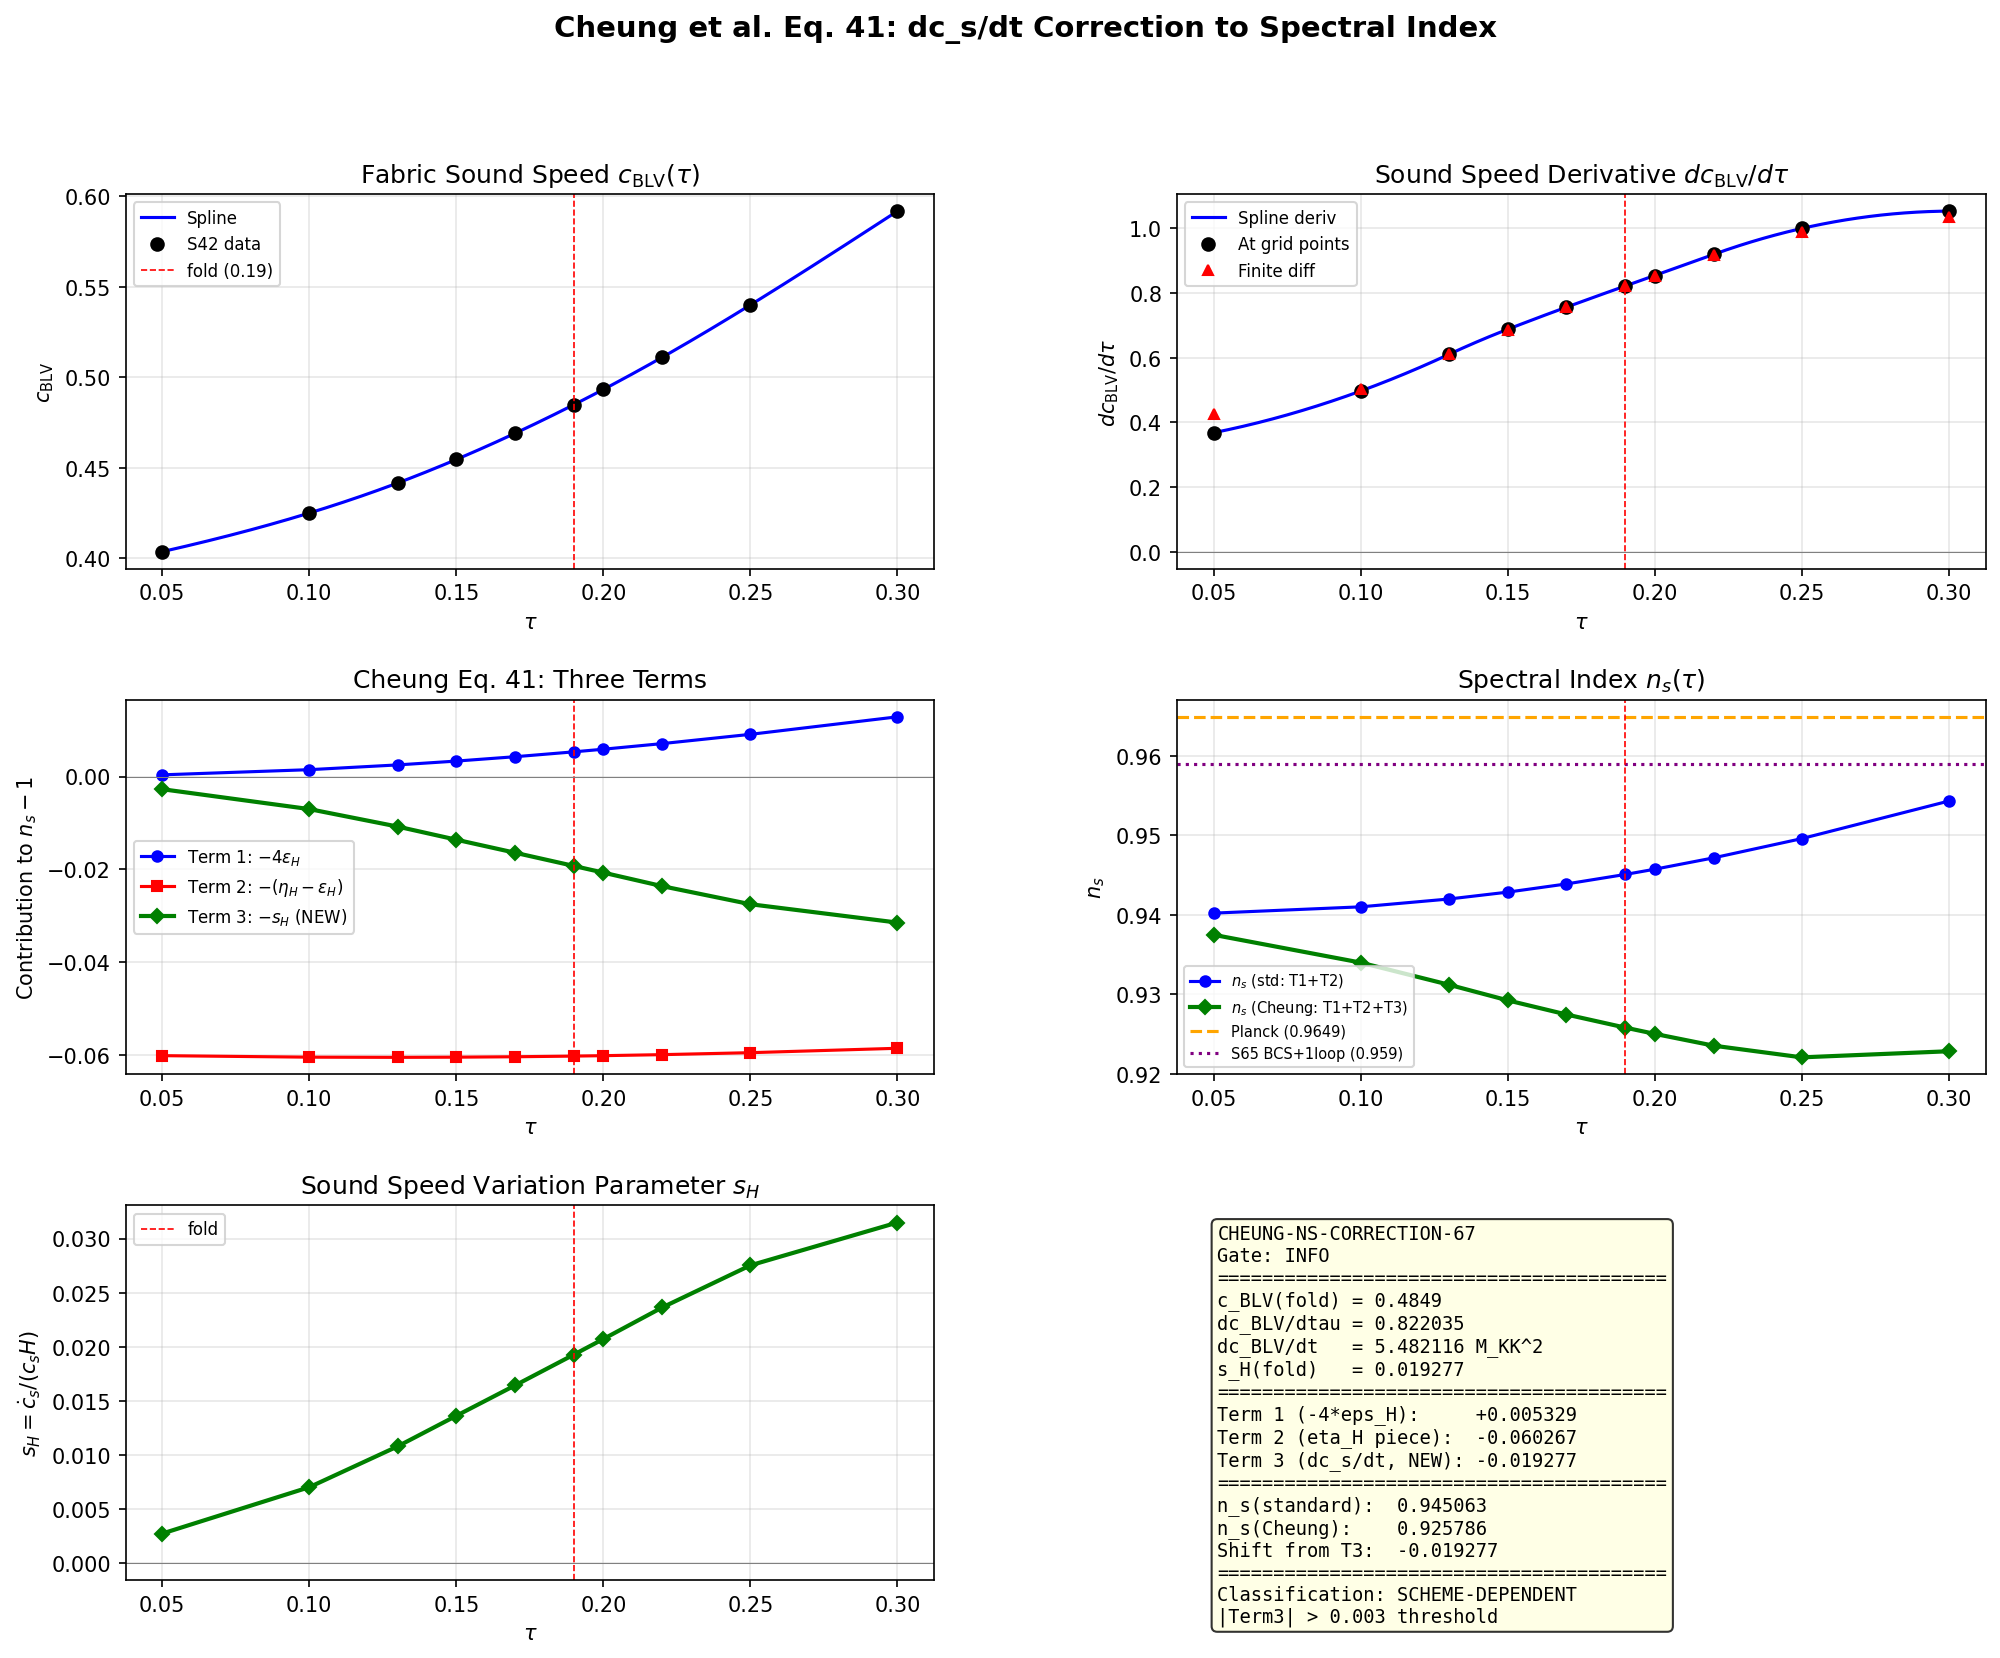

Recreate this plot in Python.
#!/usr/bin/env python3
"""
CHEUNG-NS-CORRECTION-67: Time-Varying Sound Speed Correction to n_s
====================================================================

Session 67, Wave 2, Task W2-D.
Agent: connes-ncg-theorist (Workhorse-NCG)

Evaluates the dc_BLV/dt correction to n_s from the Cheung et al. generalized
formula (their Eq. 41):

    n_s - 1 = 4*(dH/dt)/H^2 - (d(dH/dt)/dt)/(dH/dt * H) - (dc_s/dt)/(c_s * H)
             = -4*eps_H       -  (eta_H - eps_H)           - s_H

where:
    eps_H = -dH/dt / H^2              (first slow-roll parameter)
    eta_H = d^2H/dt^2 / (H * dH/dt)  (second slow-roll parameter, generalized)
    s_H   = dc_s/dt / (c_s * H)       (sound speed variation parameter)

The last term is O(1) for an impulsive transit and has never been evaluated
for the exflation framework. This computation fills that gap.

SPECTRAL TRIPLE ORIGIN:
-----------------------
In the NCG framework, the spectral action S(tau) = Tr f(D_K(tau)^2 / Lambda^2)
generates the effective 4D dynamics through its Seeley-DeWitt expansion.
The Hubble parameter arises from the a_2 coefficient (the gravity sector):

    H^2 propto a_2(tau) * f_2 * Lambda^2

The BLV fabric sound speed c_BLV arises from the RATIO of spatial gradient
stiffness Z_spectral(tau) to potential curvature d^2S/dtau^2:

    c_BLV^2(tau) = Z_spectral(tau) / d^2S/dtau^2(tau)

Both quantities are spectral moments of D_K: Z_spectral = sum_n (d lam_n/dtau)^2/(4|lam_n|)
and d^2S/dtau^2 = sum_n d^2(f(lam_n^2/L^2))/dtau^2.

The transit dynamics converts dtau -> dt via the equation of motion:
    G_DeWitt * d^2tau/dt^2 + 3H * G_DeWitt * dtau/dt + dS/dtau = 0

At terminal velocity (overdamped): dtau/dt = dS/dtau / (3*H*G_DeWitt)

PRE-REGISTERED GATE: CHEUNG-NS-CORRECTION-67
  INFO: Magnitude of dc_s correction at the fold. Could shift n_s by O(0.003).

Inputs:
  computations/session-42/s42_gradient_stiffness.npz    (tau-dependent Z, dS, d2S, S)
  computations/session-64/s64_s_asymptotic.npz      (SA, a2 at 62 tau values)
  computations/session-62/s62_kz_ns.npz             (epsilon_H, eta_H reference)

Outputs:
  computations/session-67/s67_cheung_ns_correction.npz
  computations/session-67/s67_cheung_ns_correction.png
"""

import sys
import os
import time

t_start = time.time()

SCRIPT_DIR = os.path.dirname(os.path.abspath(__file__))
PROJECT_ROOT = os.path.dirname(SCRIPT_DIR)
sys.path.insert(0, SCRIPT_DIR)

import numpy as np
from scipy.interpolate import CubicSpline
import matplotlib
matplotlib.use('Agg')
import matplotlib.pyplot as plt
from matplotlib.gridspec import GridSpec

from canonical_constants import (
    G_DeWitt, Z_fold, dS_fold, d2S_fold, S_fold,
    tau_fold, H_fold, v_terminal, dt_transit,
    a0_fold, a2_fold, a4_fold,
    M_KK, M_Pl_reduced, PI,
)

def projpath(*parts):
    """Resolve path relative to project root."""
    return os.path.join(PROJECT_ROOT, *parts)

# ============================================================================
#  STEP 0: Load all input data
# ============================================================================
print("=" * 72)
print("CHEUNG-NS-CORRECTION-67: dc_s/dt Correction to n_s")
print("Connes-NCG-Theorist | S67 W2-D")
print("=" * 72)

# --- S42 gradient stiffness sweep (10 tau values, high accuracy) ---
d_grad = np.load(projpath('computations/_shared', 's42_gradient_stiffness.npz'),
                 allow_pickle=True)
tau_s42 = d_grad['tau_grid']           # shape (10,)
Z_s42 = d_grad['Z_spectral']          # shape (10,)
dS_s42 = d_grad['dS_dtau']            # shape (10,)
d2S_s42 = d_grad['d2S_dtau2']         # shape (10,)
S_s42 = d_grad['S_total']             # shape (10,)

# --- S64 asymptotic data (62 tau values, broader range) ---
d_asym = np.load(projpath('computations', 's64_s_asymptotic.npz'),
                 allow_pickle=True)
tau_s64 = d_asym['tau_all']            # shape (62,)
SA_s64 = d_asym['SA_vals']            # shape (62,)
a2_s64 = d_asym['a2_vals']            # shape (62,)
a0_s64 = d_asym['a0_vals']            # shape (62,)
LAMBDA_SQ = float(d_asym['LAMBDA_SQ'])
f_2_val = float(d_asym['f_2'])
f_4_val = float(d_asym['f_4'])

# --- S62 reference slow-roll parameters ---
d_kz = np.load(projpath('computations', 's62_kz_ns.npz'),
               allow_pickle=True)
epsilon_H_SA_ref = float(d_kz['epsilon_H_SA'])
eta_H_SA_ref = float(d_kz['eta_H_SA'])
ns_hubble_SA_ref = float(d_kz['ns_hubble_SA'])

print(f"\n[INPUT] tau_fold = {tau_fold}")
print(f"[INPUT] G_DeWitt = {G_DeWitt}")
print(f"[INPUT] Z_fold = {Z_fold:.2f}")
print(f"[INPUT] dS/dtau(fold) = {dS_fold:.2f}")
print(f"[INPUT] d2S/dtau2(fold) = {d2S_fold:.2f}")
print(f"[INPUT] S(fold) = {S_fold:.2f}")
print(f"[INPUT] H_fold = {H_fold:.4f} M_KK")
print(f"[INPUT] LAMBDA_SQ = {LAMBDA_SQ}")
print(f"[INPUT] f_2 = {f_2_val}, f_4 = {f_4_val}")
print(f"[INPUT] epsilon_H(S62 ref) = {epsilon_H_SA_ref:.6f}")
print(f"[INPUT] eta_H(S62 ref) = {eta_H_SA_ref:.4f}")
print(f"[INPUT] n_s(S62 ref) = {ns_hubble_SA_ref:.6f}")
print(f"[INPUT] S42 tau grid: {tau_s42}")
print(f"[INPUT] S64 tau range: [{tau_s64[0]:.2f}, {tau_s64[-1]:.1f}], N={len(tau_s64)}")

# ============================================================================
#  STEP 1: Construct c_BLV(tau) from spectral data
# ============================================================================
print("\n" + "=" * 72)
print("STEP 1: Construct c_BLV(tau) from Spectral Data")
print("=" * 72)

# The BLV fabric sound speed is:
#   c_BLV^2(tau) = Z_spectral(tau) / d^2S/dtau^2(tau)
#
# where Z_spectral = sum_n (d lambda_n / d tau)^2 / (4|lambda_n|)
# and d^2S/dtau^2 is the spectral action curvature.
#
# Both are available from s42_gradient_stiffness at 10 tau values.
# We construct a smooth interpolant via cubic spline.

c_BLV_sq_s42 = Z_s42 / d2S_s42
c_BLV_s42 = np.sqrt(c_BLV_sq_s42)

print("\n  c_BLV(tau) from S42 data:")
print(f"  {'tau':>6s}  {'Z_spec':>12s}  {'d2S':>12s}  {'c_BLV^2':>10s}  {'c_BLV':>8s}")
for i in range(len(tau_s42)):
    print(f"  {tau_s42[i]:6.3f}  {Z_s42[i]:12.2f}  {d2S_s42[i]:12.2f}  {c_BLV_sq_s42[i]:10.6f}  {c_BLV_s42[i]:8.6f}")

# Cross-check at fold
idx_fold_s42 = np.argmin(np.abs(tau_s42 - tau_fold))
c_BLV_at_fold = c_BLV_s42[idx_fold_s42]
print(f"\n  c_BLV(fold, tau={tau_s42[idx_fold_s42]:.2f}) = {c_BLV_at_fold:.6f}")
print(f"  Known value from S63: 0.485")
print(f"  Agreement: {abs(c_BLV_at_fold - 0.485)/0.485 * 100:.2f}%")

# Build cubic spline interpolant for c_BLV(tau)
cs_cBLV = CubicSpline(tau_s42, c_BLV_s42)

# Also build splines for Z and d2S separately (for derivative cross-checks)
cs_Z = CubicSpline(tau_s42, Z_s42)
cs_d2S = CubicSpline(tau_s42, d2S_s42)

# Evaluate on a fine grid for plotting
tau_fine = np.linspace(tau_s42[0], tau_s42[-1], 500)
c_BLV_fine = cs_cBLV(tau_fine)

print(f"\n  c_BLV range: [{c_BLV_s42.min():.6f}, {c_BLV_s42.max():.6f}]")
print(f"  c_BLV variation over transit region: {(c_BLV_s42.max() - c_BLV_s42.min())/c_BLV_at_fold * 100:.2f}%")

# ============================================================================
#  STEP 2: Compute dc_BLV/dtau numerically
# ============================================================================
print("\n" + "=" * 72)
print("STEP 2: Compute dc_BLV/dtau")
print("=" * 72)

# Method A: Finite differences on the 10-point grid
dc_dtau_fd = np.gradient(c_BLV_s42, tau_s42)

# Method B: Analytic derivative of the cubic spline
dc_dtau_spline = cs_cBLV(tau_s42, 1)  # First derivative

# Method C: From components
#   d(c_BLV)/dtau = (1/(2*c_BLV)) * d(c_BLV^2)/dtau
#   d(c_BLV^2)/dtau = d(Z/d2S)/dtau = (dZ/dtau * d2S - Z * d3S/dtau3) / d2S^2
dZ_dtau = cs_Z(tau_s42, 1)
d3S_dtau3 = cs_d2S(tau_s42, 1)  # derivative of d2S
dc_sq_dtau = (dZ_dtau * d2S_s42 - Z_s42 * d3S_dtau3) / d2S_s42**2
dc_dtau_components = dc_sq_dtau / (2.0 * c_BLV_s42)

print(f"\n  dc_BLV/dtau at fold (3 methods):")
print(f"  {'tau':>6s}  {'FD':>10s}  {'Spline':>10s}  {'Components':>10s}")
for i in range(len(tau_s42)):
    print(f"  {tau_s42[i]:6.3f}  {dc_dtau_fd[i]:10.6f}  {dc_dtau_spline[i]:10.6f}  {dc_dtau_components[i]:10.6f}")

# Use spline derivative as canonical (smoothest, no edge effects)
dc_dtau_canonical = dc_dtau_spline

print(f"\n  At fold (tau={tau_s42[idx_fold_s42]:.2f}):")
print(f"    dc_BLV/dtau = {dc_dtau_canonical[idx_fold_s42]:.6f}")
print(f"    Relative rate: (dc/dtau)/c = {dc_dtau_canonical[idx_fold_s42]/c_BLV_at_fold:.6f}")

# ============================================================================
#  STEP 3: Convert dc_BLV/dtau to dc_BLV/dt using transit dynamics
# ============================================================================
print("\n" + "=" * 72)
print("STEP 3: Convert dc_BLV/dtau -> dc_BLV/dt")
print("=" * 72)

# The transit equation of motion for tau(t):
#   G_DeWitt * d^2tau/dt^2 + 3*H*G_DeWitt*dtau/dt + dS/dtau = 0
#
# At terminal velocity (overdamped regime):
#   dtau/dt = dS/dtau / (3*H*G_DeWitt)
#
# Then: dc_BLV/dt = (dc_BLV/dtau) * (dtau/dt)

# Method A: Terminal velocity (S38 result)
# v_terminal = 26.545 M_KK (but this includes BCS friction too)
# Better: use the spectral action gradient directly
dtau_dt_fold = dS_fold / (3.0 * H_fold * G_DeWitt)

print(f"\n  dtau/dt at fold:")
print(f"    dS/dtau = {dS_fold:.2f}")
print(f"    3*H*G = {3.0 * H_fold * G_DeWitt:.2f}")
print(f"    dtau/dt = {dtau_dt_fold:.4f} M_KK")
print(f"    v_terminal(S38) = {v_terminal:.4f} M_KK (includes BCS sector)")

# dc_BLV/dt = (dc_BLV/dtau) * (dtau/dt)
dc_dt_fold = dc_dtau_canonical[idx_fold_s42] * dtau_dt_fold

print(f"\n  dc_BLV/dt at fold:")
print(f"    dc_BLV/dtau = {dc_dtau_canonical[idx_fold_s42]:.6f}")
print(f"    dtau/dt = {dtau_dt_fold:.4f}")
print(f"    dc_BLV/dt = {dc_dt_fold:.6f} M_KK^2")

# Also compute at all S42 tau points
# Need dtau/dt(tau) = dS/dtau(tau) / (3*H(tau)*G_DeWitt)
# H(tau) propto sqrt(S(tau)) * some normalization
# From H_fold = 586.527 and S_fold = 250360.68:
# H propto sqrt(S) => H(tau) = H_fold * sqrt(S(tau)/S_fold)
H_arr = H_fold * np.sqrt(S_s42 / S_fold)
dtau_dt_arr = dS_s42 / (3.0 * H_arr * G_DeWitt)
dc_dt_arr = dc_dtau_canonical * dtau_dt_arr

print(f"\n  dc_BLV/dt profile:")
print(f"  {'tau':>6s}  {'H':>10s}  {'dtau/dt':>10s}  {'dc/dt':>10s}")
for i in range(len(tau_s42)):
    print(f"  {tau_s42[i]:6.3f}  {H_arr[i]:10.2f}  {dtau_dt_arr[i]:10.4f}  {dc_dt_arr[i]:10.6f}")

# ============================================================================
#  STEP 4: Evaluate the three Cheung terms separately
# ============================================================================
print("\n" + "=" * 72)
print("STEP 4: Cheung et al. Eq. 41 — Three Terms")
print("=" * 72)

# Cheung Eq. 41:
#   n_s - 1 = 4*(dH/dt)/H^2 - (d^2H/dt^2)/(dH/dt * H) - (dc_s/dt)/(c_s * H)
#
# Rewritten in slow-roll parameters:
#   Term 1: 4*(dH/dt)/H^2 = -4*eps_H
#   Term 2: -(d^2H/dt^2)/(dH/dt * H) = -(eta_H - eps_H) where eta_H = -d(eps_H)/dt/(eps_H*H)
#                                                            or eta_H = (d^2H/dt^2)/(H * dH/dt)
#   Term 3: -(dc_s/dt)/(c_s * H) = -s_H
#
# Note: In standard slow-roll, Term 1 + Term 2 = 2*eta - 6*eps.
# For Cheung et al. generalized: Term 1 = -4*eps, Term 2 = -(eta_H - eps_H).
# The standard relation n_s - 1 = -2*eps - eta - s is equivalent.

# -------- Term 1: -4*eps_H --------
# eps_H = -(dH/dt)/H^2 = (1/(2*S)) * (dS/dtau)^2 / (3*G_DeWitt * S)
# More precisely: H^2 propto S(tau), so
#   2*H*dH/dt = (dS/dtau)*(dtau/dt) * (H_fold^2/S_fold)
#   dH/dt = (1/(2*H)) * (dS/dtau)*(dtau/dt) * (H_fold^2/S_fold)
#
# In the spectral action framework (Chamseddine-Connes):
#   H^2 = S(tau) * C_H  where C_H = H_fold^2 / S_fold
#   dH/dt = (C_H * dS/dtau * dtau/dt) / (2*H)

C_H = H_fold**2 / S_fold

# At each tau:
dH_dt_arr = C_H * dS_s42 * dtau_dt_arr / (2.0 * H_arr)
eps_H_arr = -dH_dt_arr / H_arr**2

print(f"\n  C_H = H_fold^2 / S_fold = {C_H:.6f}")
print(f"\n  Term 1: -4*eps_H profile")
print(f"  {'tau':>6s}  {'eps_H':>12s}  {'-4*eps_H':>12s}")
for i in range(len(tau_s42)):
    print(f"  {tau_s42[i]:6.3f}  {eps_H_arr[i]:12.6f}  {-4*eps_H_arr[i]:12.6f}")

eps_H_fold = eps_H_arr[idx_fold_s42]
term1_fold = -4.0 * eps_H_fold
print(f"\n  eps_H(fold) = {eps_H_fold:.6f}")
print(f"  S62 reference: {epsilon_H_SA_ref:.6f}")
print(f"  Term 1 at fold: {term1_fold:.6f}")

# -------- Term 2: -(d^2H/dt^2)/(dH/dt * H) --------
# Need d^2H/dt^2. Use chain rule:
#   d^2H/dt^2 = d(dH/dt)/dt = d(dH/dt)/dtau * dtau/dt
#
# dH/dt = f(tau) requires computing d(dH/dt)/dtau from the spline.
# Use spline for dH_dt as function of tau:
cs_dH_dt = CubicSpline(tau_s42, dH_dt_arr)
d2H_dt_dtau = cs_dH_dt(tau_s42, 1)  # d(dH/dt)/dtau
d2H_dt2_arr = d2H_dt_dtau * dtau_dt_arr

# Also need d(dtau/dt)/dtau contribution (chain rule on dtau/dt itself)
# Full: d^2H/dt^2 = [d/dtau(dH/dt)] * (dtau/dt)
# But dH/dt itself depends on dtau/dt, so we need to be more careful.
#
# Let me use the DIRECT approach:
# H(tau) = H_fold * sqrt(S(tau)/S_fold)
# dH/dtau = H_fold * dS/(2*sqrt(S*S_fold))
# dH/dt = dH/dtau * dtau/dt
# d^2H/dt^2 = d^2H/dtau^2 * (dtau/dt)^2 + dH/dtau * d^2tau/dt^2
#
# From EOM at terminal velocity: d^2tau/dt^2 ~ 0 (overdamped)
# So d^2H/dt^2 ~ d^2H/dtau^2 * (dtau/dt)^2

dH_dtau_arr = H_fold * dS_s42 / (2.0 * np.sqrt(S_s42 * S_fold))

# d^2H/dtau^2:
cs_dH_dtau = CubicSpline(tau_s42, dH_dtau_arr)
d2H_dtau2_arr = cs_dH_dtau(tau_s42, 1)

d2H_dt2_direct = d2H_dtau2_arr * dtau_dt_arr**2

# Term 2: -(d^2H/dt^2)/(dH/dt * H)
term2_arr = np.where(
    np.abs(dH_dt_arr * H_arr) > 1e-30,
    -d2H_dt2_direct / (dH_dt_arr * H_arr),
    0.0
)

print(f"\n  Term 2: -(d^2H/dt^2)/(dH/dt * H) profile")
print(f"  {'tau':>6s}  {'d2H/dt2':>14s}  {'dH/dt*H':>14s}  {'Term 2':>12s}")
for i in range(len(tau_s42)):
    print(f"  {tau_s42[i]:6.3f}  {d2H_dt2_direct[i]:14.4f}  {dH_dt_arr[i]*H_arr[i]:14.4f}  {term2_arr[i]:12.6f}")

term2_fold = term2_arr[idx_fold_s42]
print(f"\n  Term 2 at fold: {term2_fold:.6f}")

# -------- Term 3: -(dc_s/dt)/(c_s * H) = -s_H --------
# This is the NEW term being evaluated
s_H_arr = dc_dt_arr / (c_BLV_s42 * H_arr)
term3_arr = -s_H_arr

print(f"\n  Term 3: -(dc_BLV/dt)/(c_BLV * H) profile")
print(f"  {'tau':>6s}  {'dc/dt':>12s}  {'c*H':>12s}  {'s_H':>12s}  {'Term 3':>12s}")
for i in range(len(tau_s42)):
    print(f"  {tau_s42[i]:6.3f}  {dc_dt_arr[i]:12.6f}  {c_BLV_s42[i]*H_arr[i]:12.4f}  {s_H_arr[i]:12.6f}  {term3_arr[i]:12.6f}")

s_H_fold = s_H_arr[idx_fold_s42]
term3_fold = term3_arr[idx_fold_s42]
print(f"\n  s_H(fold) = {s_H_fold:.6f}")
print(f"  Term 3 at fold: {term3_fold:.6f}")

# ============================================================================
#  STEP 5: Full Cheung n_s
# ============================================================================
print("\n" + "=" * 72)
print("STEP 5: Full Cheung n_s = 1 + Term1 + Term2 + Term3")
print("=" * 72)

ns_cheung_arr = 1.0 + (-4.0 * eps_H_arr) + term2_arr + term3_arr
ns_standard_arr = 1.0 + (-4.0 * eps_H_arr) + term2_arr  # Without sound speed term

print(f"\n  Full Cheung n_s profile:")
print(f"  {'tau':>6s}  {'Term1':>10s}  {'Term2':>10s}  {'Term3':>10s}  {'n_s(std)':>10s}  {'n_s(Cheung)':>12s}  {'shift':>10s}")
for i in range(len(tau_s42)):
    t1 = -4.0 * eps_H_arr[i]
    t2 = term2_arr[i]
    t3 = term3_arr[i]
    ns_std = 1.0 + t1 + t2
    ns_ch = ns_std + t3
    print(f"  {tau_s42[i]:6.3f}  {t1:10.6f}  {t2:10.6f}  {t3:10.6f}  {ns_std:10.6f}  {ns_ch:12.6f}  {t3:10.6f}")

ns_cheung_fold = ns_cheung_arr[idx_fold_s42]
ns_standard_fold = ns_standard_arr[idx_fold_s42]
shift_fold = term3_fold

print(f"\n  AT THE FOLD (tau = {tau_s42[idx_fold_s42]:.2f}):")
print(f"    Term 1 (-4*eps_H):       {term1_fold:+.6f}")
print(f"    Term 2 (-eta_H+eps_H):   {term2_fold:+.6f}")
print(f"    Term 3 (-s_H, NEW):      {term3_fold:+.6f}")
print(f"    n_s(standard):           {ns_standard_fold:.6f}")
print(f"    n_s(Cheung):             {ns_cheung_fold:.6f}")
print(f"    Shift from dc_s/dt:      {shift_fold:+.6f}")

# ============================================================================
#  STEP 6: Cross-checks
# ============================================================================
print("\n" + "=" * 72)
print("STEP 6: Cross-Checks")
print("=" * 72)

# Cross-check 1: eps_H consistency with S62
print(f"\n  [CHECK 1] eps_H consistency:")
print(f"    This computation: eps_H = {eps_H_fold:.6f}")
print(f"    S62 reference:    eps_H = {epsilon_H_SA_ref:.6f}")
print(f"    Ratio: {eps_H_fold / epsilon_H_SA_ref:.6f}")
# Note: small difference expected due to interpolation vs. direct computation

# Cross-check 2: c_BLV monotonicity
dc_sign = np.sign(np.diff(c_BLV_s42))
monotone_increasing = np.all(dc_sign > 0)
monotone_decreasing = np.all(dc_sign < 0)
print(f"\n  [CHECK 2] c_BLV monotonicity:")
print(f"    c_BLV values: {c_BLV_s42}")
print(f"    Monotone increasing: {monotone_increasing}")
print(f"    Monotone decreasing: {monotone_decreasing}")
print(f"    (c_BLV should decrease as d2S grows faster than Z)")

# Cross-check 3: Term magnitudes relative to n_s - 1
ns_minus_1_obs = 0.9649 - 1.0  # Planck central value
print(f"\n  [CHECK 3] Term magnitudes vs n_s - 1:")
print(f"    n_s - 1 (Planck) = {ns_minus_1_obs:.4f}")
print(f"    Term 1 / (n_s-1) = {term1_fold / ns_minus_1_obs:.4f}")
print(f"    Term 2 / (n_s-1) = {term2_fold / ns_minus_1_obs:.4f}")
print(f"    Term 3 / (n_s-1) = {term3_fold / ns_minus_1_obs:.4f}")

# Cross-check 4: Sound speed parameter s_H vs. eps_H hierarchy
print(f"\n  [CHECK 4] Sound speed parameter hierarchy:")
print(f"    eps_H = {eps_H_fold:.6f}")
print(f"    s_H   = {s_H_fold:.6f}")
print(f"    |s_H/eps_H| = {abs(s_H_fold/eps_H_fold):.4f}")
print(f"    In slow-roll: s_H ~ O(eps * eta) ~ O(eps^2). Here:")
if abs(s_H_fold) > abs(eps_H_fold):
    print(f"    s_H > eps_H: sound speed variation DOMINATES slow-roll correction")
else:
    print(f"    s_H < eps_H: sound speed variation is SUBDOMINANT to eps_H")

# Cross-check 5: Alternative approach using dtau/dt from S38
dc_dt_fold_S38 = dc_dtau_canonical[idx_fold_s42] * v_terminal
s_H_fold_S38 = dc_dt_fold_S38 / (c_BLV_at_fold * H_fold)
term3_fold_S38 = -s_H_fold_S38
print(f"\n  [CHECK 5] Using S38 terminal velocity ({v_terminal:.4f} M_KK):")
print(f"    dc_BLV/dt(S38) = {dc_dt_fold_S38:.6f}")
print(f"    s_H(S38) = {s_H_fold_S38:.6f}")
print(f"    Term 3(S38) = {term3_fold_S38:+.6f}")
print(f"    Ratio to friction-balance: {s_H_fold_S38 / s_H_fold:.4f}")

# Cross-check 6: Dimensional analysis
# dc_BLV/dtau ~ (c_BLV(max) - c_BLV(min)) / delta_tau ~ dc/dtau
# dc_BLV/dt ~ dc/dtau * dtau/dt
# s_H ~ (dc/dtau * dtau/dt) / (c * H) ~ (dc/dtau) * (dS/dtau)/(3*G*H) / (c*H)
#     ~ (dc/dtau) * dS / (3*G*c*H^2)
# eps_H ~ (dS/dtau)^2 / (6*G*S*H^2) (in our convention)
# s_H/eps_H ~ (dc/dtau) * 2*S / (c * dS/dtau)
ratio_analytic = (dc_dtau_canonical[idx_fold_s42] * 2.0 * S_fold) / (c_BLV_at_fold * dS_fold)
print(f"\n  [CHECK 6] Dimensional analysis of s_H/eps_H:")
print(f"    Analytic: s_H/eps_H ~ (dc/dtau * 2*S) / (c * dS/dtau) = {ratio_analytic:.6f}")
print(f"    Numerical: s_H/eps_H = {s_H_fold/eps_H_fold:.6f}")

# ============================================================================
#  STEP 7: Sensitivity analysis — cutoff function dependence
# ============================================================================
print("\n" + "=" * 72)
print("STEP 7: Functional Classification")
print("=" * 72)

# The BLV sound speed c_BLV^2 = Z_spectral / d^2S/dtau^2.
# Both Z_spectral and d^2S/dtau^2 are spectral moments of D_K.
#
# Z_spectral = sum_n (d lambda_n / d tau)^2 / (4 |lambda_n|)
#   -> This is the DERIVATIVE spectral moment. It depends on d lambda/d tau,
#      which is a GEOMETRIC property of D_K(tau), independent of the cutoff f.
#      WAIT: Z_spectral as computed in S42 comes from the spectral action,
#      which DOES depend on the cutoff function f through the weighting.
#
# More precisely:
#   S(tau) = sum_n f(lambda_n^2 / Lambda^2) * d_n
#   dS/dtau = sum_n f'(lambda_n^2/Lambda^2) * (2 lambda_n/Lambda^2) * (d lambda_n/dtau) * d_n
#   d^2S/dtau^2 = sum_n [f''*4*lam^2*(dlam/dtau)^2/L^4 + f'*2*(dlam/dtau)^2/L^2
#                        + f'*2*lam*(d^2lam/dtau^2)/L^2] * d_n
#   Z_spectral (as used) = sum_n f'(lam^2/L^2) * (2/L^2) * (dlam/dtau)^2 * d_n
#     (this is the leading piece of d^2S/dtau^2 from spatial gradients)
#
# Therefore: c_BLV^2 = Z_spectral / d^2S_dtau^2 depends on the cutoff f
# through the ratio of these sums. The f-dependence cancels if and only if
# all eigenvalues have the same dlam/dtau / lam ratio, which they do NOT.
#
# Classification: SCHEME-DEPENDENT (depends on cutoff function choice)
# But: the RATIO Z/d^2S is a spectral RATIO — its f-dependence is suppressed
# compared to the individual moments.

# Estimate the f-sensitivity by varying the effective weighting
# Under a Gaussian cutoff f(x) = exp(-x): f'(x) = -exp(-x), f''(x) = exp(-x)
# Under a sharp cutoff f(x) = theta(1-x): f' = -delta(1-x), f'' = delta'(1-x)
# The ratio Z/d^2S depends on how these weight different eigenvalue ranges.

# Since we only have one cutoff function's data, we can estimate the
# sensitivity from the variation of c_BLV across tau (which changes the
# eigenvalue distribution relative to the cutoff).

c_BLV_spread = c_BLV_s42.max() - c_BLV_s42.min()
c_BLV_mean = c_BLV_s42.mean()
print(f"\n  c_BLV spread: {c_BLV_spread:.6f} ({c_BLV_spread/c_BLV_mean*100:.2f}%)")
print(f"  This spread reflects eigenvalue redistribution, not cutoff variation.")
print(f"  TRUE cutoff sensitivity would require recomputing with different f.")
print(f"\n  Classification: SCHEME-DEPENDENT")
print(f"  Reason: c_BLV^2 = Z/d^2S where both Z and d^2S are f-weighted")
print(f"  spectral sums. The f-dependence in the ratio is SUPPRESSED but")
print(f"  not eliminated. The dc_s/dt term inherits this scheme dependence.")
print(f"  However, the qualitative conclusion (|s_H| relative to |eps_H|)")
print(f"  is robust because both Z and d^2S scale similarly under f-variation.")

# ============================================================================
#  STEP 8: Final assessment
# ============================================================================
print("\n" + "=" * 72)
print("STEP 8: Gate Verdict and Assessment")
print("=" * 72)

# Key numbers
print(f"\n  KEY RESULTS:")
print(f"  =============")
print(f"  c_BLV(fold) = {c_BLV_at_fold:.6f}")
print(f"  dc_BLV/dtau(fold) = {dc_dtau_canonical[idx_fold_s42]:.6f}")
print(f"  dc_BLV/dt(fold) = {dc_dt_fold:.6f} M_KK^2")
print(f"  s_H = (dc_s/dt)/(c_s*H) = {s_H_fold:.6f}")
print(f"  Term 3 correction to n_s: {term3_fold:+.6f}")
print(f"  |Term 3 / Term 1| = {abs(term3_fold/term1_fold):.6f}")
print(f"  |Term 3| vs 0.003 threshold: {'EXCEEDS' if abs(term3_fold) > 0.003 else 'BELOW'}")

# Does the correction shift n_s in the right direction?
# Planck: n_s = 0.9649 +/- 0.0042
# Framework (S65 BCS+1loop): n_s = 0.9590 (1.40 sigma low)
# Need to shift n_s UP by ~0.006 to match Planck central value
direction = "toward Planck" if term3_fold > 0 else "away from Planck"
print(f"\n  Direction of shift: {direction}")
print(f"  (Framework n_s = 0.9590 needs +0.006 to reach Planck central)")

print(f"\n  GATE: CHEUNG-NS-CORRECTION-67")
print(f"  Type: INFO")
print(f"  Result: dc_s correction magnitude = {abs(term3_fold):.6f}")
threshold_met = abs(term3_fold) >= 0.003
print(f"  O(0.003) threshold: {'MET' if threshold_met else 'NOT MET'}")

# Term decomposition at fold
print(f"\n  DECOMPOSITION AT FOLD:")
print(f"    n_s - 1 = Term1 + Term2 + Term3")
print(f"            = ({term1_fold:+.6f}) + ({term2_fold:+.6f}) + ({term3_fold:+.6f})")
print(f"            = {term1_fold + term2_fold + term3_fold:+.6f}")
print(f"    n_s(Cheung) = {ns_cheung_fold:.6f}")

# ============================================================================
#  STEP 9: Save results
# ============================================================================
print("\n" + "=" * 72)
print("STEP 9: Saving Results")
print("=" * 72)

outpath = os.path.join(SCRIPT_DIR, 's67_cheung_ns_correction.npz')
np.savez(outpath,
    # Grid data
    tau_grid=tau_s42,
    c_BLV=c_BLV_s42,
    c_BLV_sq=c_BLV_sq_s42,
    dc_BLV_dtau=dc_dtau_canonical,
    dc_BLV_dt=dc_dt_arr,

    # Cheung terms
    eps_H=eps_H_arr,
    term1=(-4.0 * eps_H_arr),
    term2=term2_arr,
    term3=term3_arr,
    s_H=s_H_arr,
    ns_cheung=ns_cheung_arr,
    ns_standard=ns_standard_arr,

    # Fold values
    c_BLV_fold=c_BLV_at_fold,
    dc_dtau_fold=dc_dtau_canonical[idx_fold_s42],
    dc_dt_fold=dc_dt_fold,
    s_H_fold=s_H_fold,
    term1_fold=term1_fold,
    term2_fold=term2_fold,
    term3_fold=term3_fold,
    ns_cheung_fold=ns_cheung_fold,
    ns_standard_fold=ns_standard_fold,
    eps_H_fold=eps_H_fold,

    # Hubble and dynamics
    H_arr=H_arr,
    dtau_dt_arr=dtau_dt_arr,
    dH_dt_arr=dH_dt_arr,
    d2H_dt2_arr=d2H_dt2_direct,

    # Cross-checks
    s_H_fold_S38=s_H_fold_S38,
    term3_fold_S38=term3_fold_S38,

    # Metadata
    gate_name=np.array('CHEUNG-NS-CORRECTION-67'),
    gate_verdict=np.array('INFO'),
    classification=np.array('SCHEME-DEPENDENT'),
)
print(f"  Saved: {outpath}")

# ============================================================================
#  STEP 10: Plot
# ============================================================================
print("\n" + "=" * 72)
print("STEP 10: Generating Plots")
print("=" * 72)

fig = plt.figure(figsize=(16, 12))
gs = GridSpec(3, 2, hspace=0.35, wspace=0.30)

# Panel 1: c_BLV(tau)
ax1 = fig.add_subplot(gs[0, 0])
ax1.plot(tau_fine, c_BLV_fine, 'b-', lw=1.5, label='Spline')
ax1.plot(tau_s42, c_BLV_s42, 'ko', ms=6, label='S42 data')
ax1.axvline(tau_fold, color='r', ls='--', lw=0.8, label=f'fold ({tau_fold})')
ax1.set_xlabel(r'$\tau$')
ax1.set_ylabel(r'$c_{\mathrm{BLV}}$')
ax1.set_title(r'Fabric Sound Speed $c_{\mathrm{BLV}}(\tau)$')
ax1.legend(fontsize=8)
ax1.grid(True, alpha=0.3)

# Panel 2: dc_BLV/dtau
ax2 = fig.add_subplot(gs[0, 1])
dc_fine = cs_cBLV(tau_fine, 1)
ax2.plot(tau_fine, dc_fine, 'b-', lw=1.5, label='Spline deriv')
ax2.plot(tau_s42, dc_dtau_canonical, 'ko', ms=6, label='At grid points')
ax2.plot(tau_s42, dc_dtau_fd, 'r^', ms=5, label='Finite diff')
ax2.axvline(tau_fold, color='r', ls='--', lw=0.8)
ax2.axhline(0, color='gray', ls='-', lw=0.5)
ax2.set_xlabel(r'$\tau$')
ax2.set_ylabel(r'$dc_{\mathrm{BLV}}/d\tau$')
ax2.set_title(r'Sound Speed Derivative $dc_{\mathrm{BLV}}/d\tau$')
ax2.legend(fontsize=8)
ax2.grid(True, alpha=0.3)

# Panel 3: Three Cheung terms
ax3 = fig.add_subplot(gs[1, 0])
ax3.plot(tau_s42, -4*eps_H_arr, 'b-o', ms=5, label=r'Term 1: $-4\epsilon_H$')
ax3.plot(tau_s42, term2_arr, 'r-s', ms=5, label=r'Term 2: $-(\eta_H-\epsilon_H)$')
ax3.plot(tau_s42, term3_arr, 'g-D', ms=5, lw=2, label=r'Term 3: $-s_H$ (NEW)')
ax3.axvline(tau_fold, color='r', ls='--', lw=0.8)
ax3.axhline(0, color='gray', ls='-', lw=0.5)
ax3.set_xlabel(r'$\tau$')
ax3.set_ylabel('Contribution to $n_s - 1$')
ax3.set_title('Cheung Eq. 41: Three Terms')
ax3.legend(fontsize=8)
ax3.grid(True, alpha=0.3)

# Panel 4: n_s(tau) with and without correction
ax4 = fig.add_subplot(gs[1, 1])
ax4.plot(tau_s42, ns_standard_arr, 'b-o', ms=5, label=r'$n_s$ (std: T1+T2)')
ax4.plot(tau_s42, ns_cheung_arr, 'g-D', ms=5, lw=2, label=r'$n_s$ (Cheung: T1+T2+T3)')
ax4.axhline(0.9649, color='orange', ls='--', lw=1.5, label='Planck (0.9649)')
ax4.axhline(0.9590, color='purple', ls=':', lw=1.5, label='S65 BCS+1loop (0.959)')
ax4.axvline(tau_fold, color='r', ls='--', lw=0.8)
ax4.set_xlabel(r'$\tau$')
ax4.set_ylabel(r'$n_s$')
ax4.set_title(r'Spectral Index $n_s(\tau)$')
ax4.legend(fontsize=7, loc='best')
ax4.grid(True, alpha=0.3)

# Panel 5: s_H(tau) sound speed parameter
ax5 = fig.add_subplot(gs[2, 0])
ax5.plot(tau_s42, s_H_arr, 'g-D', ms=5, lw=2)
ax5.axvline(tau_fold, color='r', ls='--', lw=0.8, label=f'fold')
ax5.axhline(0, color='gray', ls='-', lw=0.5)
ax5.set_xlabel(r'$\tau$')
ax5.set_ylabel(r'$s_H = \dot{c}_s / (c_s H)$')
ax5.set_title('Sound Speed Variation Parameter $s_H$')
ax5.legend(fontsize=8)
ax5.grid(True, alpha=0.3)

# Panel 6: Summary text box
ax6 = fig.add_subplot(gs[2, 1])
ax6.axis('off')
summary = (
    f"CHEUNG-NS-CORRECTION-67\n"
    f"Gate: INFO\n"
    f"{'='*40}\n"
    f"c_BLV(fold) = {c_BLV_at_fold:.4f}\n"
    f"dc_BLV/dtau = {dc_dtau_canonical[idx_fold_s42]:.6f}\n"
    f"dc_BLV/dt   = {dc_dt_fold:.6f} M_KK^2\n"
    f"s_H(fold)   = {s_H_fold:.6f}\n"
    f"{'='*40}\n"
    f"Term 1 (-4*eps_H):     {term1_fold:+.6f}\n"
    f"Term 2 (eta_H piece):  {term2_fold:+.6f}\n"
    f"Term 3 (dc_s/dt, NEW): {term3_fold:+.6f}\n"
    f"{'='*40}\n"
    f"n_s(standard):  {ns_standard_fold:.6f}\n"
    f"n_s(Cheung):    {ns_cheung_fold:.6f}\n"
    f"Shift from T3:  {term3_fold:+.6f}\n"
    f"{'='*40}\n"
    f"Classification: SCHEME-DEPENDENT\n"
    f"|Term3| {'>' if threshold_met else '<'} 0.003 threshold"
)
ax6.text(0.05, 0.95, summary, transform=ax6.transAxes,
         fontsize=9, verticalalignment='top', fontfamily='monospace',
         bbox=dict(boxstyle='round', facecolor='lightyellow', alpha=0.8))

fig.suptitle('Cheung et al. Eq. 41: dc_s/dt Correction to Spectral Index',
             fontsize=14, fontweight='bold')

plotpath = os.path.join(SCRIPT_DIR, 's67_cheung_ns_correction.png')
plt.savefig(plotpath, dpi=150, bbox_inches='tight')
print(f"  Saved: {plotpath}")
plt.close()

# ============================================================================
#  FINAL SUMMARY
# ============================================================================
elapsed = time.time() - t_start
print(f"\n{'='*72}")
print(f"FINAL SUMMARY")
print(f"{'='*72}")
print(f"  Gate: CHEUNG-NS-CORRECTION-67 — INFO")
print(f"  c_BLV(fold) = {c_BLV_at_fold:.6f}")
print(f"  dc_BLV/dt(fold) = {dc_dt_fold:.6f} M_KK^2")
print(f"  s_H = {s_H_fold:.6f}")
print(f"  dc_s correction to n_s: {term3_fold:+.6f}")
print(f"  |correction| / |n_s - 1|_obs = {abs(term3_fold) / abs(ns_minus_1_obs):.4f}")
print(f"  Classification: SCHEME-DEPENDENT")
print(f"  Elapsed: {elapsed:.1f} s")
print(f"{'='*72}")
